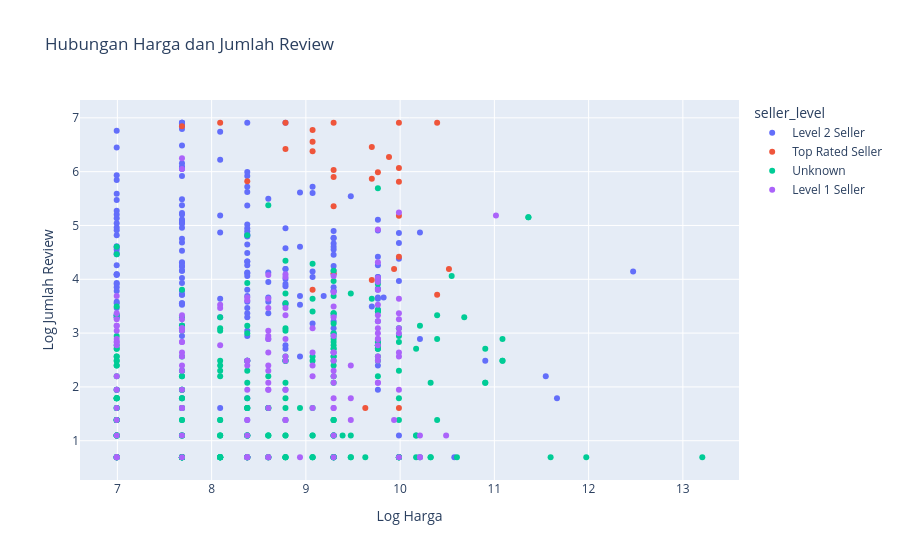

Source (notebook cell):
### Code cell
scatter_data = df.dropna(
    subset=[
        "log_price_pkr",
        "log_review_count",
    ]
)

fig = px.scatter(
    scatter_data,
    x="log_price_pkr",
    y="log_review_count",
    color="seller_level",
    hover_data=["gig_title"],
    title="Hubungan Harga dan Jumlah Review",
    labels={
        "log_price_pkr": "Log Harga",
        "log_review_count": "Log Jumlah Review",
    },
)

fig.show()

### Figure 1 — Plotly figure (JSON) as saved in the notebook; plotly's stock layout.template omitted (floating-point values rounded to 4 significant figures; data arrays with more than 128 entries replaced by an {"elided": "..."} marker saying what was removed)
{"data": [{"customdata": {"elided": "207x1 str values"}, "hovertemplate": "seller_level=Level 2 Seller<br>Log Harga=%{x}<br>Log Jumlah Review=%{y}<br>gig_title=%{customdata[0]}<extra></extra>", "legendgroup": "Level 2 Seller", "marker": {"color": "#636efa", "symbol": "circle"}, "mode": "markers", "name": "Level 2 Seller", "orientation": "v", "showlegend": true, "type": "scatter", "x": {"elided": "207 float values"}, "xaxis": "x", "y": {"elided": "207 float values"}, "yaxis": "y"}, {"customdata": [["I will do data mining, web scraping, data extraction,excel CSV job"], ["I will write web scraper using python for you"], ["I will do web scraping, crawling and data mining with python and nodejs"], ["I will automate your workspace with google apps script"], ["I will be your perfect google sheets wizard"], ["I will do any microsoft excel formula, excel macro, excel vba and chart"], ["I will do anything on excel and word templates macros vba formatting"], ["I will develop excel macros, complex formulas and pivot tables"], ["I will do excel spreadsheet, excel vba, data entry, excel functions"], ["I will solve your excel or google sheets problem"], ["I will provide best service in excel, macro, vba, formula, automation"], ["I will do web scraping, data extraction or build custom web scraper"], ["I will data mining, web scraping, data processing, aggregate data"], ["I will provide service in excel, macros, vba, formulas, and report"], ["I will automate microsoft excel, vba macros formulas, ms excel data dashboard services"], ["I will be your google sheets formula, script, and automation expert"], ["I will automate google sheet and excel formulas, macros, vba, apps script, api"], ["I will simplify and streamline google sheets with apps script"], ["I will build intuitive google sheets spreadsheet or fix your sheet"], ["I will do data mining, web scraping, data extraction, web crawling and data collection"], ["I will build deploy web scraping scripts in python or node js to  vps with gui"], ["I will do python web scraping and data mining"], ["I will do web scraping, website scraping, web scraper in python"], ["I will be your google sheets expert for fixing or building a sheet on a video call"], ["I will make professional excel and google sheets"], ["I will solve or create formulas for google sheets and excel"], ["I will do your python work, scripts, dataanalysis, csv, api"], ["I will write custom scripts get data from PDF and webs automatically"], ["I will do data engineering in azure using python"], ["I will do any machine learning task in python"]], "hovertemplate": "seller_level=Top Rated Seller<br>Log Harga=%{x}<br>Log Jumlah Review=%{y}<br>gig_title=%{customdata[0]}<extra></extra>", "legendgroup": "Top Rated Seller", "marker": {"color": "#EF553B", "symbol": "circle"}, "mode": "markers", "name": "Top Rated Seller", "orientation": "v", "showlegend": true, "type": "scatter", "x": [8.091, 9.294, 9.764, 9.988, 9.936, 9.294, 9.882, 9.294, 9.294, 9.071, 8.784, 8.378, 10.39, 9.988, 9.071, 9.988, 9.988, 9.7, 9.7, 8.784, 10.52, 9.071, 9.7, 9.071, 9.988, 7.686, 9.294, 9.631, 9.988, 10.39], "xaxis": "x", "y": [6.909, 5.357, 5.989, 4.419, 4.19, 6.909, 6.273, 5.903, 6.033, 6.773, 6.423, 5.823, 6.909, 6.909, 6.38, 5.182, 5.811, 3.989, 5.866, 6.909, 4.19, 6.555, 6.458, 3.807, 6.068, 6.843, 4.111, 1.609, 1.609, 3.714], "yaxis": "y"}, {"customdata": {"elided": "259x1 str values"}, "hovertemplate": "seller_level=Unknown<br>Log Harga=%{x}<br>Log Jumlah Review=%{y}<br>gig_title=%{customdata[0]}<extra></extra>", "legendgroup": "Unknown", "marker": {"color": "#00cc96", "symbol": "circle"}, "mode": "markers", "name": "Unknown", "orientation": "v", "showlegend": true, "type": "scatter", "x": {"elided": "259 float values"}, "xaxis": "x", "y": {"elided": "259 float values"}, "yaxis": "y"}, {"customdata": {"elided": "133x1 str values"}, "hovertemplate": "seller_level=Level 1 Seller<br>Log Harga=%{x}<br>Log Jumlah Review=%{y}<br>gig_title=%{customdata[0]}<extra></extra>", "legendgroup": "Level 1 Seller", "marker": {"color": "#ab63fa", "symbol": "circle"}, "mode": "markers", "name": "Level 1 Seller", "orientation": "v", "showlegend": true, "type": "scatter", "x": {"elided": "133 float values"}, "xaxis": "x", "y": {"elided": "133 float values"}, "yaxis": "y"}], "layout": {"legend": {"title": {"text": "seller_level"}, "tracegroupgap": 0}, "title": {"text": "Hubungan Harga dan Jumlah Review"}, "xaxis": {"anchor": "y", "domain": [0, 1], "title": {"text": "Log Harga"}}, "yaxis": {"anchor": "x", "domain": [0, 1], "title": {"text": "Log Jumlah Review"}}}}
